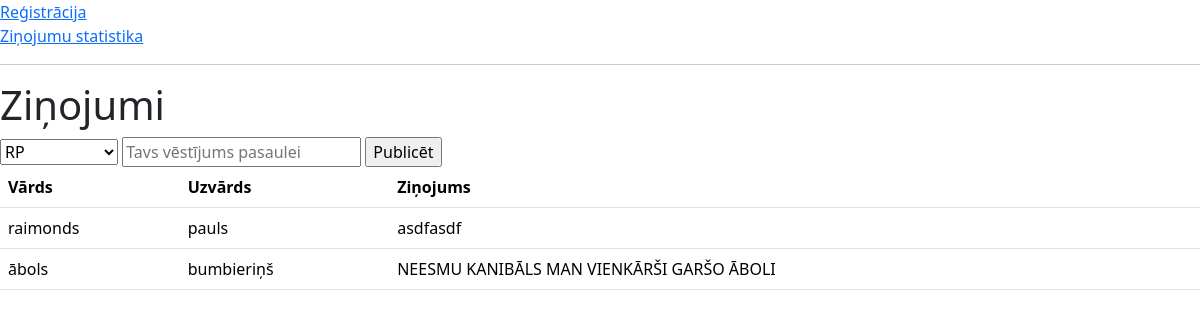
The app's page /zinojumi, older data.
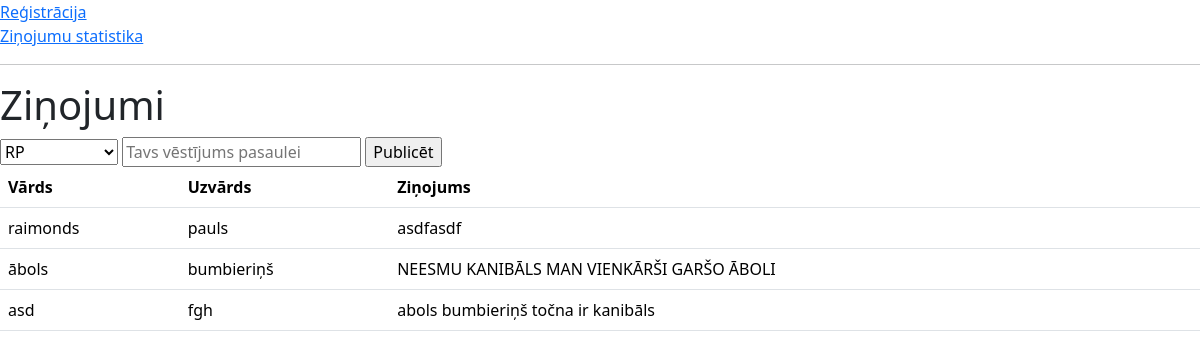
The same page, newer data.
### tables this page shows
CREATE TABLE zinojumi(
        id INTEGER PRIMARY KEY AUTOINCREMENT,
        userid INTEGER NOT NULL,
        zinojums TEXT NOT NULL,
        FOREIGN KEY(userid) REFERENCES users(id)
        );

CREATE TABLE users(
        id INTEGER PRIMARY KEY AUTOINCREMENT,
        vards TEXT NOT NULL,
        uzvards TEXT NOT NULL,
        lietotajvards TEXT NOT NULL UNIQUE
        );

### main.py (the view)
@app.route("/zinojumi", methods=["POST","GET"])
def zinojumi():
    users = iegut_lietotaju()
    dati = iegut_zinojumus()
    if request.method == "POST":
        user_id = request.form['name']
        zinojums = request.form['zinojums']
        add_message(zinojums, user_id)
        return render_template("zinojumi.html", users = users, dati = dati)
    return render_template("zinojumi.html", users = users, dati = dati)

### dati.py (called while the page is built)
def iegut_zinojumus():
    cur = conn.cursor()
    cur.execute(
        """SELECT vards, uzvards, zinojums FROM users JOIN zinojumi ON userid=users.id"""
    )
    conn.commit()
    dati = cur.fetchall()
    return dati

def iegut_lietotaju():
    cur = conn.cursor()
    cur.execute(
        """SELECT lietotajvards, id FROM users ORDER BY lietotajvards ASC"""
    )
    conn.commit()
    dati = cur.fetchall()
    return dati

### templates/zinojumi.html (shortened to what this page needs)
<!DOCTYPE html>
<html>
<head>
    <link href="https://cdn.jsdelivr.net/npm/bootstrap@5.3.3/dist/css/bootstrap.min.css" rel="stylesheet">
</head>
<body>
<a href="/">Reģistrācija</a><br>
<a href="/statistika">Ziņojumu statistika</a>
<hr>
<h1> Ziņojumi</h1>
<form method="post">
    <select id="name" name="name" placeholder="Vārds, uzvārds">
        {% for viens in users %}
        <option value = "{{viens[1]}}">{{viens[0]}} </option>
        {% endfor %}
    </select>
    <input type="text" id="zinojums" name="zinojums" placeholder="Tavs vēstījums pasaulei">
    <input type="submit" value="Publicēt">
    <table class="table">
        <tr>
            <th>Vārds</th>
            <th>Uzvārds</th>
            <th>Ziņojums</th>
        </tr>
        {% for viens in dati %}
        <tr>
            <td>{{viens[0]}}</td>
            <td>{{viens[1]}}</td>
            <td>{{viens[2]}}</td>
        </tr>
        {%endfor%}
    </table>
</body>
</html>

Row changes from the older to the newer data that the page shows:
added zinojumi: vards "asd", uzvards "fgh", zinojums "abols bumbieriņš točna ir kanibāls"
